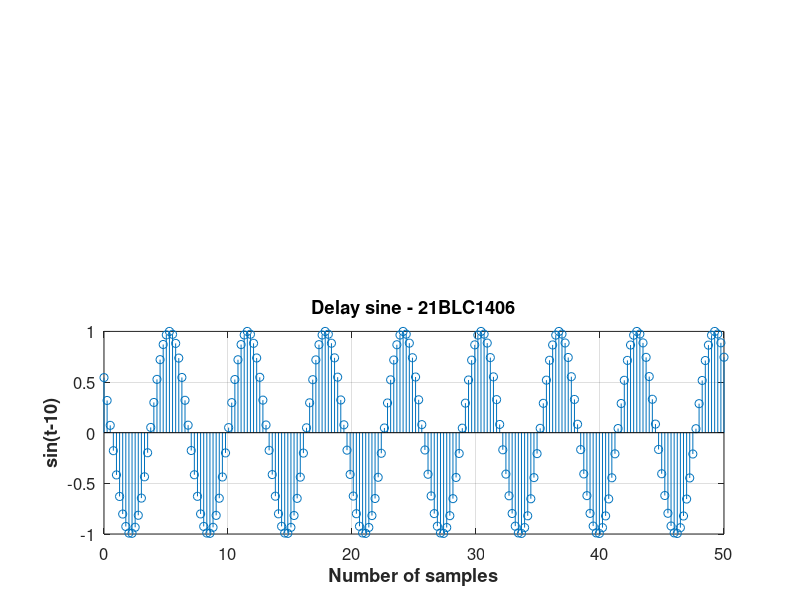

Recreate this plot in MATLAB.
% delay sine

clear all;
clc;
close all;
n=linspace(0,50,200);
y2=sin(n-10);
subplot(2,1,2);
stem(n,y2);
set(gca,'Fontsize',12);
title('Shifted Sine wave','fontweight','Bold');
xlabel('Number of samples','fontweight','Bold');
ylabel('sin(t-10)','fontweight','Bold');
grid on;
title('Delay sine - 21BLC1406')
